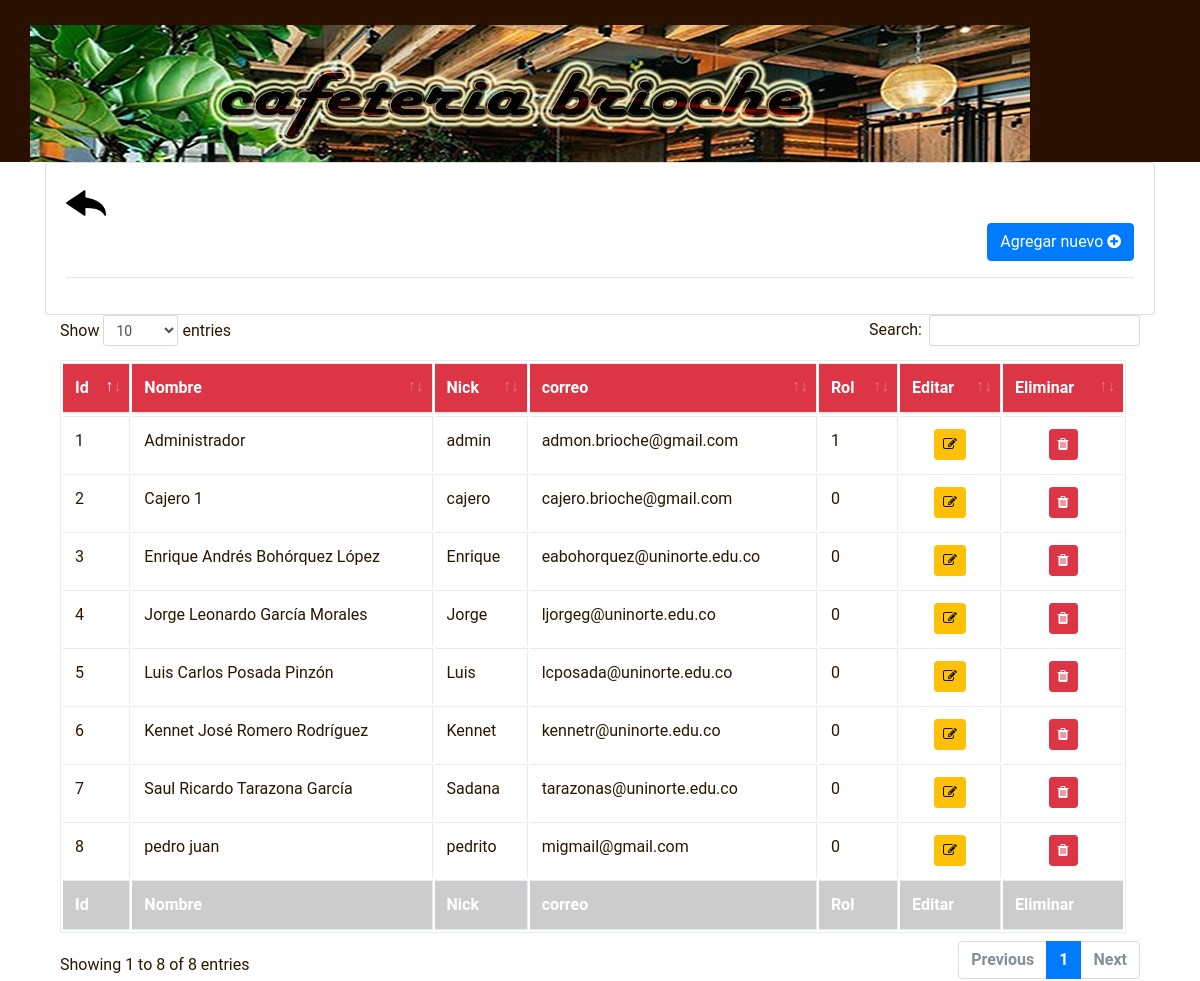
The page /gestionUsuarios/ (signed in) on the database its author committed.
### tables this page shows
CREATE TABLE "USUARIOS" (
	"id"	INTEGER NOT NULL UNIQUE,
	"nombre"	TEXT NOT NULL,
	"nickName"	TEXT NOT NULL,
	"correo"	TEXT NOT NULL,
	"clave"	TEXT NOT NULL,
	"rol"	INTEGER NOT NULL,
	PRIMARY KEY("id")
);

### app.py (the view)
@app.route('/gestionUsuarios/' )
@login_required
def gestionUsuarios():
	if session['user_rol']==0:
		mensaje = 1
		return render_template('Login.html', mensaje=mensaje)
	else:
		usuarios = sql_select_usuarios()
		return render_template('GestionUsuarios.html', usuarios = usuarios)

### app.py (called while the page is built)
def login_required(view):
    @functools.wraps(view)
    def wrapped_view(**kwargs):
        if not 'user_id' in session :
            mensaje = 2
            return render_template('Login.html', mensaje=mensaje)
        return view()
    return wrapped_view

@app.before_request
def load_logged_in_user():
    user_id = session.get( 'user_id' )
    if user_id is None:
      session['user_login'] = None

def Conexion():
    try:
        con=sqlite3.connect('db/cafeteria.db')
        return con
    except Error:
        print(Error)

def sql_select_usuarios():
        strsql = "select * from USUARIOS;"
        con = Conexion()
        cursorObj = con.cursor()
        cursorObj.execute(strsql)
        usuarios = cursorObj.fetchall()
        return usuarios

### templates/GestionUsuarios.html (shortened to what this page needs)
<!DOCTYPE html >
<html lang="es">
<head>
<link rel="stylesheet" type="text/css" href="{{url_for('static', filename='librerias/bootstrap/bootstrap.min.css')}}">
<link rel="stylesheet" type="text/css" href="{{url_for('static', filename='librerias/datatable/bootstrap.css')}}">
<link rel="stylesheet" type="text/css" href="{{url_for('static', filename='librerias/datatable/dataTables.bootstrap4.min.css')}}">
<link rel="stylesheet" type="text/css" href="{{url_for('static', filename='librerias/alertify/css/alertify.css')}}">
<link rel="stylesheet" type="text/css" href="{{url_for('static', filename='librerias/alertify/css/themes/bootstrap.css')}}">
<link rel="stylesheet" type="text/css" href="{{url_for('static', filename='librerias/fontawesome/css/font-awesome.css')}}">
    <link rel="stylesheet" href="{{url_for('static', filename='estilos/style.css')}}" >
</head>
{%if mensaje==3%}
    <body onload="alertaNoUsuario()">
{%elif mensaje==4%}
    <body onload="alertaSiUsuario()">
{%else%}
    <body>
{%endif%}
 <header>
      <div class="container">
        <div class="row">
          <div class="">
            <img src="{{url_for('static', filename='img/cafeteria_corta.jpg')}}"  >
          </div>
    </header>
	<div class="container">
		<div class="row">
			<div class="col-sm-12">
				<div class="card text-left">
					<div class="barra">
					<div class="card-body">
                    <div class="atras">
                    <a href="/admin"><img src="{{url_for('static', filename='img/atras.png')}}" alt="atras-back" width="40em"></a>
			        </div>
					<p align="right">
						<span class="btn btn-primary" data-toggle="modal" data-target="#agregarnuevosdatosmodal">
							Agregar nuevo <span class="fa fa-plus-circle" ></span>
							</p>
						<hr>
					</div>
				</div>
			</div>
		</div>
	</div>
</html>
{% include 'tablaUsuarios.html' %}
</body>
</html>

### templates/tablaUsuarios.html (shortened to what this page needs)
<div>
	<table class="table table-hover table-condensed table-bordered" id="iddatatable">
		<thead style="background-color: #dc3545;color: white; font-weight: bold;">
			<tr>
			    <td>Id</td>
				<td>Nombre</td>
				<td>Nick</td>
				<td>correo</td>
				<td>Rol</td>
				<td>Editar</td>
				<td>Eliminar</td>
			</tr>
		</thead>
		<tfoot style="background-color: #ccc;color: white; font-weight: bold;">
			<tr>
				<td>Id</td>
				<td>Nombre</td>
				<td>Nick</td>
				<td>correo</td>
				<td>Rol</td>
				<td>Editar</td>
				<td>Eliminar</td>
			</tr>
		</tfoot>
		<tbody >
			{% for usu in usuarios %}
				<tr>
					<td>{% print(usu[0]) %}</td>
					<td>{% print(usu[1]) %}</td>
					<td>{% print(usu[2]) %}</td>
					<td>{% print(usu[3]) %}</td>
					<td>{% print(usu[5]) %}</td>
					<td style="text-align: center;">
						<span class="btn btn-warning btn-sm" data-toggle="modal" data-target="#modalEditar" onclick="">
							<span id="{{usu[0]}}" class="fa fa-pencil-square-o"></span>
						</span>
					</td>
					<td style="text-align: center;">
						<a href="/eliminarUsuario?id={{usu[0]}}">
						<span class="btn btn-danger btn-sm" data-toggle="modal" data-target="#modalEliminar" >
							<span class="fa fa-trash"></span>
						</span>
						</a>
					</td>
				</tr>
			{% endfor %}
		</tbody>
	</table>
</div>

### static/estilos/style.css (style rules this page uses)
body { font-family: 'Roboto', sans-serif; color: #291701; overflow-x: hidden; }
a { color: #291701; font-weight: bold; }
header { background-color: #2a1000; padding-top: 25px; }
p { font-size: 16px; }

### rows shown on the page
USUARIOS: id "1", nombre "Administrador", nickName "admin", correo "admon.brioche@gmail.com", rol "1"
USUARIOS: id "2", nombre "Cajero 1", nickName "cajero", correo "cajero.brioche@gmail.com", rol "0"
USUARIOS: id "3", nombre "Enrique Andrés Bohórquez López", nickName "Enrique", correo "eabohorquez@uninorte.edu.co", rol "0"
USUARIOS: id "4", nombre "Jorge Leonardo García Morales", nickName "Jorge", correo "ljorgeg@uninorte.edu.co", rol "0"
USUARIOS: id "5", nombre "Luis Carlos Posada Pinzón", nickName "Luis", correo "lcposada@uninorte.edu.co", rol "0"
USUARIOS: id "6", nombre "Kennet José Romero Rodríguez", nickName "Kennet", correo "kennetr@uninorte.edu.co", rol "0"
USUARIOS: id "7", nombre "Saul Ricardo Tarazona García", nickName "Sadana", correo "tarazonas@uninorte.edu.co", rol "0"
USUARIOS: id "8", nombre "pedro juan", nickName "pedrito", correo "migmail@gmail.com", rol "0"
